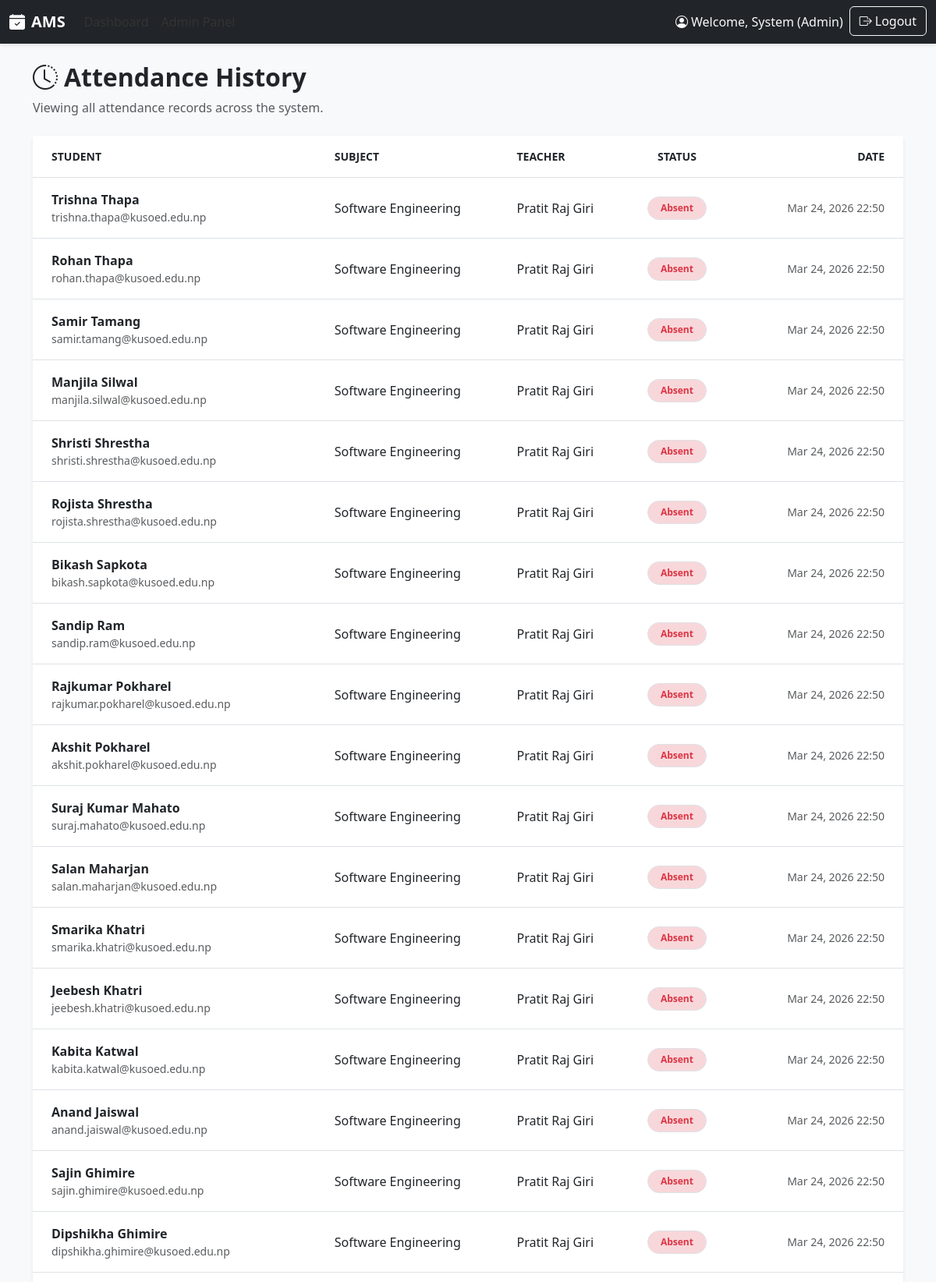
Page /accounts/admin/attendance/history/ (signed in, upper part) on the committed database.
### core/models.py (models this page shows, shortened)
class User(AbstractUser):
    ROLE_CHOICES = [
        ('admin', 'Admin'),
        ('teacher', 'Teacher'),
        ('student', 'Student'),
    ]
    username = None
    id = models.UUIDField(primary_key=True, default=uuid.uuid4, editable=False)
    firstname = models.CharField(max_length=100)
    middlename = models.CharField(max_length=100, blank=True, null=True)
    lastname = models.CharField(max_length=100)
    email = models.EmailField(unique=True)
    role = models.CharField(max_length=20, choices=ROLE_CHOICES)
    updated_at = models.DateTimeField(auto_now=True)
    USERNAME_FIELD = 'email'
    REQUIRED_FIELDS = ['firstname', 'lastname']
    objects = UserManager()
    class Meta:
        db_table = 'user'
        ordering = ['-date_joined']

class Attendance(models.Model):
    STATUS_CHOICES = [
        ('present', 'Present'),
        ('absent', 'Absent'),
        ('late', 'Late'),
    ]
    VERIFICATION_CHOICES = [
        ('pending', 'Pending'),
        ('verified', 'Verified'),
        ('rejected', 'Rejected'),
    ]
    id = models.UUIDField(primary_key=True, default=uuid.uuid4, editable=False)
    session = models.ForeignKey(ClassSchedule, on_delete=models.CASCADE, related_name='attendances')
    student = models.ForeignKey(Student, on_delete=models.CASCADE, related_name='attendance_records')
    status = models.CharField(max_length=20, choices=STATUS_CHOICES)
    verification_status = models.CharField(max_length=20, choices=VERIFICATION_CHOICES, default='pending')
    marked_by = models.ForeignKey(User, on_delete=models.SET_NULL, null=True, related_name='marked_attendances')
    marked_at = models.DateTimeField(default=timezone.now)
    verified_by = models.ForeignKey(User, on_delete=models.SET_NULL, null=True, related_name='verified_attendances')
    verified_at = models.DateTimeField(null=True, blank=True)
    updated_at = models.DateTimeField(auto_now=True)
    class Meta:
        db_table = 'attendance'
        unique_together = ['session', 'student']
        ordering = ['-session__session_date', 'student__user__lastname']

class Student(models.Model):
    id = models.UUIDField(primary_key=True, default=uuid.uuid4, editable=False)
    user = models.OneToOneField(User, on_delete=models.CASCADE, related_name='student_profile')
    course = models.ForeignKey(Course, on_delete=models.SET_NULL, null=True, related_name='students')
    current_semester = models.IntegerField(default=1)
    enrollment_year = models.IntegerField()
    updated_by = models.ForeignKey(User, on_delete=models.SET_NULL, null=True, related_name='updated_students')
    created_at = models.DateTimeField(auto_now_add=True)
    updated_at = models.DateTimeField(auto_now=True)
    class Meta:
        db_table = 'student'
        ordering = ['-enrollment_year', 'user__lastname']

class ClassSchedule(models.Model):
    id = models.UUIDField(primary_key=True, default=uuid.uuid4, editable=False)
    subject = models.ForeignKey(Subject, on_delete=models.CASCADE, related_name='schedules')
    session_date = models.DateField()
    start_time = models.TimeField()
    end_time = models.TimeField()
    taught_by = models.ForeignKey(User, on_delete=models.CASCADE, limit_choices_to={'role': 'teacher'}, related_name='classes_taught')
    created_at = models.DateTimeField(auto_now_add=True)
    updated_at = models.DateTimeField(auto_now=True)
    class Meta:
        db_table = 'class_schedule'
        ordering = ['-session_date', 'start_time']

class Subject(models.Model):
    id = models.UUIDField(primary_key=True, default=uuid.uuid4, editable=False)
    course = models.ForeignKey(Course, on_delete=models.CASCADE, related_name='subjects', null=True)
    semester = models.ForeignKey(Semester, on_delete=models.CASCADE, related_name='subjects', null=True)
    subject_code = models.CharField(max_length=50, unique=True)
    subject_name = models.CharField(max_length=200)
    created_at = models.DateTimeField(auto_now_add=True)
    updated_at = models.DateTimeField(auto_now=True)
    class Meta:
        db_table = 'subject'
        ordering = ['subject_code']

### accounts/views.py (the view)
# urls.py: path('admin/attendance/history/', views.attendance_history, name='attendance_history'),
@login_required
@user_passes_test(role_check('admin'), login_url='login')
def attendance_history(request):
    subject_filter = request.GET.get('subject')
    attendance_records = Attendance.objects.all().select_related(
        'student__user', 'session__subject', 'session__taught_by'
    )
    selected_subject = None
    if subject_filter:
        attendance_records = attendance_records.filter(session__subject_id=subject_filter)
        selected_subject = Subject.objects.filter(id=subject_filter).first()
    attendance_records = attendance_records.order_by('-marked_at')
    page_title = 'Attendance History'
    if selected_subject:
        page_title = f'Attendance History: {selected_subject.subject_name}'
    context = {
        'attendance_records': attendance_records,
        'subject_filter': subject_filter,
        'selected_subject': selected_subject,
        'page_title': page_title
    }
    return render(request, 'admin/attendance_history.html', context)

### accounts/views.py (called while the page is built)
def role_check(role):
    def check(user):
        return user.is_authenticated and (user.role == role or user.is_superuser)
    return check

### templates/admin/attendance_history.html (shortened to what this page needs)
{% extends 'base.html' %}
{% block content %}
<div class="mb-4">
    <h2 class="fw-bold"><i class="bi bi-clock-history me-2"></i>{{ page_title }}</h2>
    <p class="text-muted">Viewing all attendance records across the system.</p>
</div>
<div class="card shadow-sm border-0">
    <div class="card-body p-0">
        <div class="table-responsive">
            <table class="table table-hover align-middle mb-0">
                <thead class="bg-light text-muted small text-uppercase">
                    <tr>
                        <th class="px-4 py-3">Student</th>
                        <th class="py-3">Subject</th>
                        <th class="py-3">Teacher</th>
                        <th class="py-3 text-center">Status</th>
                        <th class="px-4 py-3 text-end">Date</th>
                    </tr>
                </thead>
                <tbody>
                    {% for record in attendance_records %}
                    <tr>
                        <td class="px-4 py-3">
                            <div class="fw-bold">
                                {{ record.student.user.firstname }}
                                {{ record.student.user.lastname }}
                            </div>
                            <div class="text-muted small">{{ record.student.user.email }}</div>
                        </td>
                        <td class="py-3">{{ record.session.subject.subject_name }}</td>
                        <td class="py-3">
                            {{ record.session.taught_by.firstname }}
                            {{ record.session.taught_by.lastname }}
                        </td>
                        <td class="py-3 text-center">
                            <span
                                class="badge {% if record.status == 'present' %}bg-success-subtle text-success{% elif record.status == 'absent' %}bg-danger-subtle text-danger{% else %}bg-warning-subtle text-warning{% endif %} rounded-pill px-3 py-2 border">
                                {{ record.status|title }}
                            </span>
                        </td>
                        <td class="px-4 py-3 text-end text-muted small">{{ record.marked_at|date:"M d, Y H:i" }}</td>
                    </tr>
                    {% empty %}
                    <tr>
                        <td colspan="5" class="text-center py-5 text-muted">No attendance records found.</td>
                    </tr>
                    {% endfor %}
                </tbody>
            </table>
        </div>
    </div>
</div>
{% endblock %}

### templates/base.html (shortened to what this page needs)
{% load static %}
<!DOCTYPE html>
<html lang="en">
<head>
  <link href="https://cdn.jsdelivr.net/npm/bootstrap@5.3.0/dist/css/bootstrap.min.css" rel="stylesheet">
  <link rel="stylesheet" href="https://cdn.jsdelivr.net/npm/bootstrap-icons@1.11.0/font/bootstrap-icons.css">
</head>
<body>
<nav class="navbar navbar-expand-lg navbar-dark bg-dark">
  <div class="container-fluid">
    <a class="navbar-brand fw-bold" href="/">
      <i class="bi bi-calendar-check-fill me-2"></i>AMS
    </a>
    <div class="collapse navbar-collapse" id="navbarNav">
      <ul class="navbar-nav me-auto">
        {% if user.is_authenticated %}
          {% if user.role == 'student' %}
            <li class="nav-item"><a class="nav-link" href="{% url 'student_dashboard' %}">Dashboard</a></li>
          {% elif user.role == 'teacher' %}
            <li class="nav-item"><a class="nav-link" href="{% url 'teacher_dashboard' %}">Dashboard</a></li>
          {% elif user.role == 'admin' or user.is_staff %}
            <li class="nav-item"><a class="nav-link" href="{% url 'admin_dashboard' %}">Dashboard</a></li>
            <li class="nav-item"><a class="nav-link" href="/admin/">Admin Panel</a></li>
          {% endif %}
        {% endif %}
      </ul>
      <ul class="navbar-nav">
        {% if user.is_authenticated %}
          <li class="nav-item">
            <span class="nav-link text-light">
              <i class="bi bi-person-circle me-1"></i>Welcome, {{ user.firstname }} ({{ user.role|title }})
            </span>
          </li>
          <li class="nav-item">
            <a class="btn btn-outline-light" href="{% url 'logout' %}">
              <i class="bi bi-box-arrow-right me-1"></i>Logout
            </a>
          </li>
        {% else %}
          <li class="nav-item"><a class="nav-link" href="{% url 'login' %}">Login</a></li>
        {% endif %}
      </ul>
    </div>
  </div>
</nav>
<div class="container py-4">
  {% block content %}{% endblock %}
</div>
</body>
</html>

### templates/base.html (style rules this page uses)
body { background-color: #f8f9fa; }
.navbar { box-shadow: 0 2px 4px rgba(0,0,0,0.1); }
.card { border: none; box-shadow: 0 4px 6px rgba(0,0,0,0.05); transition: transform 0.2s; }
.nav-link { color: #333; }

### rows in the picture
User: firstname "System", role "Admin"
Attendance: student.user.firstname "Trishna", student.user.lastname "Thapa", student.user.email "trishna.thapa@kusoed.edu.np", session.subject.subject_name "Software Engineering", session.taught_by.firstname "Pratit Raj", session.taught_by.lastname "Giri", status "Absent", marked_at "Mar 24, 2026 22:50"
Attendance: student.user.firstname "Rohan", student.user.lastname "Thapa", student.user.email "rohan.thapa@kusoed.edu.np", session.subject.subject_name "Software Engineering", session.taught_by.firstname "Pratit Raj", session.taught_by.lastname "Giri", status "Absent", marked_at "Mar 24, 2026 22:50"
Attendance: student.user.firstname "Samir", student.user.lastname "Tamang", student.user.email "samir.tamang@kusoed.edu.np", session.subject.subject_name "Software Engineering", session.taught_by.firstname "Pratit Raj", session.taught_by.lastname "Giri", status "Absent", marked_at "Mar 24, 2026 22:50"
Attendance: student.user.firstname "Manjila", student.user.lastname "Silwal", student.user.email "manjila.silwal@kusoed.edu.np", session.subject.subject_name "Software Engineering", session.taught_by.firstname "Pratit Raj", session.taught_by.lastname "Giri", status "Absent", marked_at "Mar 24, 2026 22:50"
Attendance: student.user.firstname "Shristi", student.user.lastname "Shrestha", student.user.email "shristi.shrestha@kusoed.edu.np", session.subject.subject_name "Software Engineering", session.taught_by.firstname "Pratit Raj", session.taught_by.lastname "Giri", status "Absent", marked_at "Mar 24, 2026 22:50"
Attendance: student.user.firstname "Rojista", student.user.lastname "Shrestha", student.user.email "rojista.shrestha@kusoed.edu.np", session.subject.subject_name "Software Engineering", session.taught_by.firstname "Pratit Raj", session.taught_by.lastname "Giri", status "Absent", marked_at "Mar 24, 2026 22:50"
Attendance: student.user.firstname "Bikash", student.user.lastname "Sapkota", student.user.email "bikash.sapkota@kusoed.edu.np", session.subject.subject_name "Software Engineering", session.taught_by.firstname "Pratit Raj", session.taught_by.lastname "Giri", status "Absent", marked_at "Mar 24, 2026 22:50"
Attendance: student.user.firstname "Sandip", student.user.lastname "Ram", student.user.email "sandip.ram@kusoed.edu.np", session.subject.subject_name "Software Engineering", session.taught_by.firstname "Pratit Raj", session.taught_by.lastname "Giri", status "Absent", marked_at "Mar 24, 2026 22:50"
Attendance: student.user.firstname "Rajkumar", student.user.lastname "Pokharel", student.user.email "rajkumar.pokharel@kusoed.edu.np", session.subject.subject_name "Software Engineering", session.taught_by.firstname "Pratit Raj", session.taught_by.lastname "Giri", status "Absent", marked_at "Mar 24, 2026 22:50"
Attendance: student.user.firstname "Akshit", student.user.lastname "Pokharel", student.user.email "akshit.pokharel@kusoed.edu.np", session.subject.subject_name "Software Engineering", session.taught_by.firstname "Pratit Raj", session.taught_by.lastname "Giri", status "Absent", marked_at "Mar 24, 2026 22:50"
Attendance: student.user.firstname "Suraj Kumar", student.user.lastname "Mahato", student.user.email "suraj.mahato@kusoed.edu.np", session.subject.subject_name "Software Engineering", session.taught_by.firstname "Pratit Raj", session.taught_by.lastname "Giri", status "Absent", marked_at "Mar 24, 2026 22:50"
Attendance: student.user.firstname "Salan", student.user.lastname "Maharjan", student.user.email "salan.maharjan@kusoed.edu.np", session.subject.subject_name "Software Engineering", session.taught_by.firstname "Pratit Raj", session.taught_by.lastname "Giri", status "Absent", marked_at "Mar 24, 2026 22:50"
Attendance: student.user.firstname "Smarika", student.user.lastname "Khatri", student.user.email "smarika.khatri@kusoed.edu.np", session.subject.subject_name "Software Engineering", session.taught_by.firstname "Pratit Raj", session.taught_by.lastname "Giri", status "Absent", marked_at "Mar 24, 2026 22:50"
Attendance: student.user.firstname "Jeebesh", student.user.lastname "Khatri", student.user.email "jeebesh.khatri@kusoed.edu.np", session.subject.subject_name "Software Engineering", session.taught_by.firstname "Pratit Raj", session.taught_by.lastname "Giri", status "Absent", marked_at "Mar 24, 2026 22:50"
Attendance: student.user.firstname "Kabita", student.user.lastname "Katwal", student.user.email "kabita.katwal@kusoed.edu.np", session.subject.subject_name "Software Engineering", session.taught_by.firstname "Pratit Raj", session.taught_by.lastname "Giri", status "Absent", marked_at "Mar 24, 2026 22:50"
Attendance: student.user.firstname "Anand", student.user.lastname "Jaiswal", student.user.email "anand.jaiswal@kusoed.edu.np", session.subject.subject_name "Software Engineering", session.taught_by.firstname "Pratit Raj", session.taught_by.lastname "Giri", status "Absent", marked_at "Mar 24, 2026 22:50"
Attendance: student.user.firstname "Sajin", student.user.lastname "Ghimire", student.user.email "sajin.ghimire@kusoed.edu.np", session.subject.subject_name "Software Engineering", session.taught_by.firstname "Pratit Raj", session.taught_by.lastname "Giri", status "Absent", marked_at "Mar 24, 2026 22:50"
Attendance: student.user.firstname "Dipshikha", student.user.lastname "Ghimire", student.user.email "dipshikha.ghimire@kusoed.edu.np", session.subject.subject_name "Software Engineering", session.taught_by.firstname "Pratit Raj", session.taught_by.lastname "Giri", status "Absent", marked_at "Mar 24, 2026 22:50"

### other values in the picture
{{ page_title }} "Attendance History"
